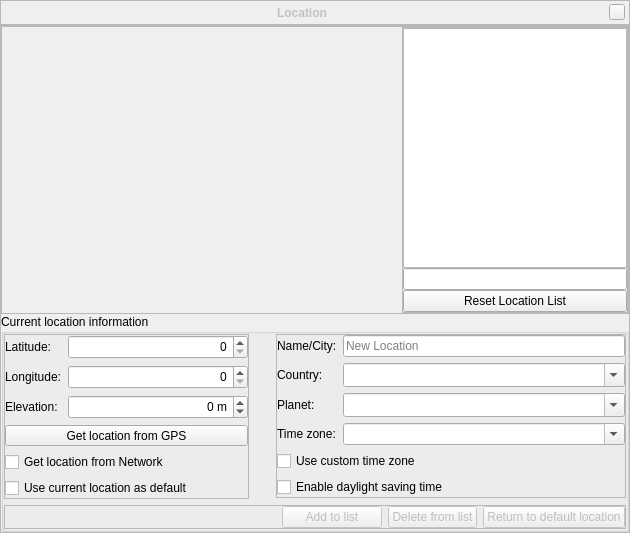
<?xml version="1.0" encoding="UTF-8"?>
<ui version="4.0">
 <class>locationDialogForm</class>
 <widget class="QWidget" name="locationDialogForm">
  <property name="geometry">
   <rect>
    <x>0</x>
    <y>0</y>
    <width>630</width>
    <height>533</height>
   </rect>
  </property>
  <property name="styleSheet">
   <string notr="true"/>
  </property>
  <layout class="QVBoxLayout">
   <property name="spacing">
    <number>0</number>
   </property>
   <property name="leftMargin">
    <number>0</number>
   </property>
   <property name="topMargin">
    <number>0</number>
   </property>
   <property name="rightMargin">
    <number>0</number>
   </property>
   <property name="bottomMargin">
    <number>0</number>
   </property>
   <item>
    <widget class="BarFrame" name="TitleBar">
     <property name="minimumSize">
      <size>
       <width>16</width>
       <height>25</height>
      </size>
     </property>
     <property name="maximumSize">
      <size>
       <width>16777215</width>
       <height>30</height>
      </size>
     </property>
     <property name="frameShape">
      <enum>QFrame::StyledPanel</enum>
     </property>
     <layout class="QHBoxLayout">
      <property name="leftMargin">
       <number>0</number>
      </property>
      <property name="topMargin">
       <number>0</number>
      </property>
      <property name="rightMargin">
       <number>4</number>
      </property>
      <property name="bottomMargin">
       <number>0</number>
      </property>
      <item>
       <spacer>
        <property name="orientation">
         <enum>Qt::Horizontal</enum>
        </property>
        <property name="sizeHint" stdset="0">
         <size>
          <width>40</width>
          <height>20</height>
         </size>
        </property>
       </spacer>
      </item>
      <item>
       <widget class="QLabel" name="stelWindowTitle">
        <property name="palette">
         <palette>
          <active>
           <colorrole role="WindowText">
            <brush brushstyle="SolidPattern">
             <color alpha="255">
              <red>194</red>
              <green>194</green>
              <blue>195</blue>
             </color>
            </brush>
           </colorrole>
           <colorrole role="Text">
            <brush brushstyle="SolidPattern">
             <color alpha="255">
              <red>194</red>
              <green>194</green>
              <blue>195</blue>
             </color>
            </brush>
           </colorrole>
          </active>
          <inactive>
           <colorrole role="WindowText">
            <brush brushstyle="SolidPattern">
             <color alpha="255">
              <red>194</red>
              <green>194</green>
              <blue>195</blue>
             </color>
            </brush>
           </colorrole>
           <colorrole role="Text">
            <brush brushstyle="SolidPattern">
             <color alpha="255">
              <red>194</red>
              <green>194</green>
              <blue>195</blue>
             </color>
            </brush>
           </colorrole>
          </inactive>
          <disabled>
           <colorrole role="WindowText">
            <brush brushstyle="SolidPattern">
             <color alpha="255">
              <red>194</red>
              <green>194</green>
              <blue>195</blue>
             </color>
            </brush>
           </colorrole>
           <colorrole role="Text">
            <brush brushstyle="SolidPattern">
             <color alpha="255">
              <red>194</red>
              <green>194</green>
              <blue>195</blue>
             </color>
            </brush>
           </colorrole>
          </disabled>
         </palette>
        </property>
        <property name="font">
         <font>
          <weight>75</weight>
          <italic>false</italic>
          <bold>true</bold>
         </font>
        </property>
        <property name="text">
         <string>Location</string>
        </property>
       </widget>
      </item>
      <item>
       <spacer>
        <property name="orientation">
         <enum>Qt::Horizontal</enum>
        </property>
        <property name="sizeHint" stdset="0">
         <size>
          <width>40</width>
          <height>20</height>
         </size>
        </property>
       </spacer>
      </item>
      <item>
       <widget class="QPushButton" name="closeStelWindow">
        <property name="sizePolicy">
         <sizepolicy hsizetype="Fixed" vsizetype="Fixed">
          <horstretch>16</horstretch>
          <verstretch>16</verstretch>
         </sizepolicy>
        </property>
        <property name="minimumSize">
         <size>
          <width>16</width>
          <height>16</height>
         </size>
        </property>
        <property name="maximumSize">
         <size>
          <width>16</width>
          <height>16</height>
         </size>
        </property>
        <property name="focusPolicy">
         <enum>Qt::NoFocus</enum>
        </property>
        <property name="text">
         <string/>
        </property>
       </widget>
      </item>
     </layout>
    </widget>
   </item>
   <item>
    <widget class="QFrame" name="locationContent">
     <property name="sizePolicy">
      <sizepolicy hsizetype="Preferred" vsizetype="Minimum">
       <horstretch>0</horstretch>
       <verstretch>0</verstretch>
      </sizepolicy>
     </property>
     <property name="frameShape">
      <enum>QFrame::StyledPanel</enum>
     </property>
     <layout class="QGridLayout" name="gridLayout_2">
      <property name="leftMargin">
       <number>0</number>
      </property>
      <property name="topMargin">
       <number>0</number>
      </property>
      <property name="rightMargin">
       <number>0</number>
      </property>
      <property name="bottomMargin">
       <number>0</number>
      </property>
      <property name="spacing">
       <number>0</number>
      </property>
      <item row="0" column="0" colspan="2">
       <widget class="QFrame" name="frame">
        <property name="sizePolicy">
         <sizepolicy hsizetype="Preferred" vsizetype="MinimumExpanding">
          <horstretch>0</horstretch>
          <verstretch>0</verstretch>
         </sizepolicy>
        </property>
        <property name="minimumSize">
         <size>
          <width>0</width>
          <height>180</height>
         </size>
        </property>
        <property name="maximumSize">
         <size>
          <width>16777215</width>
          <height>2400</height>
         </size>
        </property>
        <property name="frameShape">
         <enum>QFrame::StyledPanel</enum>
        </property>
        <property name="frameShadow">
         <enum>QFrame::Raised</enum>
        </property>
        <layout class="QGridLayout" name="gridLayout_3">
         <property name="leftMargin">
          <number>0</number>
         </property>
         <property name="topMargin">
          <number>0</number>
         </property>
         <property name="rightMargin">
          <number>0</number>
         </property>
         <property name="bottomMargin">
          <number>0</number>
         </property>
         <property name="spacing">
          <number>0</number>
         </property>
         <item row="1" column="0">
          <widget class="MapLabel" name="mapLabel">
           <property name="sizePolicy">
            <sizepolicy hsizetype="MinimumExpanding" vsizetype="MinimumExpanding">
             <horstretch>0</horstretch>
             <verstretch>0</verstretch>
            </sizepolicy>
           </property>
           <property name="minimumSize">
            <size>
             <width>400</width>
             <height>180</height>
            </size>
           </property>
           <property name="maximumSize">
            <size>
             <width>1440</width>
             <height>720</height>
            </size>
           </property>
           <property name="lineWidth">
            <number>0</number>
           </property>
           <property name="text">
            <string/>
           </property>
           <property name="pixmap">
            <pixmap>../../data/gui/world.png</pixmap>
           </property>
           <property name="scaledContents">
            <bool>true</bool>
           </property>
           <property name="alignment">
            <set>Qt::AlignCenter</set>
           </property>
          </widget>
         </item>
         <item row="1" column="1">
          <widget class="QFrame" name="frame_2">
           <property name="sizePolicy">
            <sizepolicy hsizetype="Preferred" vsizetype="MinimumExpanding">
             <horstretch>0</horstretch>
             <verstretch>0</verstretch>
            </sizepolicy>
           </property>
           <property name="minimumSize">
            <size>
             <width>200</width>
             <height>180</height>
            </size>
           </property>
           <property name="maximumSize">
            <size>
             <width>300</width>
             <height>2400</height>
            </size>
           </property>
           <property name="frameShape">
            <enum>QFrame::StyledPanel</enum>
           </property>
           <property name="frameShadow">
            <enum>QFrame::Raised</enum>
           </property>
           <layout class="QVBoxLayout" name="verticalLayout">
            <property name="spacing">
             <number>0</number>
            </property>
            <property name="leftMargin">
             <number>0</number>
            </property>
            <property name="topMargin">
             <number>0</number>
            </property>
            <property name="rightMargin">
             <number>0</number>
            </property>
            <property name="bottomMargin">
             <number>0</number>
            </property>
            <item>
             <widget class="QListView" name="citiesListView">
              <property name="focusPolicy">
               <enum>Qt::NoFocus</enum>
              </property>
              <property name="toolTip">
               <string>Standard list of locations contains only English names (without diacritics!)</string>
              </property>
              <property name="horizontalScrollBarPolicy">
               <enum>Qt::ScrollBarAlwaysOff</enum>
              </property>
              <property name="uniformItemSizes">
               <bool>true</bool>
              </property>
             </widget>
            </item>
            <item>
             <widget class="QLineEdit" name="citySearchLineEdit">
              <property name="sizePolicy">
               <sizepolicy hsizetype="Expanding" vsizetype="Fixed">
                <horstretch>0</horstretch>
                <verstretch>0</verstretch>
               </sizepolicy>
              </property>
              <property name="toolTip">
               <string>Standard list of locations contains only English names (without diacritics!)</string>
              </property>
              <property name="text">
               <string/>
              </property>
              <property name="alignment">
               <set>Qt::AlignBottom|Qt::AlignLeading|Qt::AlignLeft</set>
              </property>
             </widget>
            </item>
            <item>
             <widget class="QPushButton" name="resetListPushButton">
              <property name="text">
               <string>Reset Location List</string>
              </property>
             </widget>
            </item>
           </layout>
          </widget>
         </item>
        </layout>
       </widget>
      </item>
      <item row="2" column="1">
       <widget class="QGroupBox" name="groupBox">
        <property name="sizePolicy">
         <sizepolicy hsizetype="Preferred" vsizetype="Fixed">
          <horstretch>0</horstretch>
          <verstretch>0</verstretch>
         </sizepolicy>
        </property>
        <property name="minimumSize">
         <size>
          <width>0</width>
          <height>180</height>
         </size>
        </property>
        <property name="title">
         <string>Current location information</string>
        </property>
        <layout class="QGridLayout" name="gridLayout">
         <property name="leftMargin">
          <number>0</number>
         </property>
         <property name="topMargin">
          <number>0</number>
         </property>
         <property name="rightMargin">
          <number>0</number>
         </property>
         <property name="bottomMargin">
          <number>0</number>
         </property>
         <item row="2" column="1" colspan="3">
          <widget class="QFrame" name="frame_3">
           <property name="minimumSize">
            <size>
             <width>0</width>
             <height>0</height>
            </size>
           </property>
           <property name="frameShape">
            <enum>QFrame::StyledPanel</enum>
           </property>
           <property name="frameShadow">
            <enum>QFrame::Raised</enum>
           </property>
           <layout class="QHBoxLayout" name="horizontalLayout">
            <property name="leftMargin">
             <number>0</number>
            </property>
            <property name="topMargin">
             <number>0</number>
            </property>
            <property name="rightMargin">
             <number>0</number>
            </property>
            <property name="bottomMargin">
             <number>0</number>
            </property>
            <item>
             <spacer name="horizontalSpacer">
              <property name="orientation">
               <enum>Qt::Horizontal</enum>
              </property>
              <property name="sizeHint" stdset="0">
               <size>
                <width>40</width>
                <height>20</height>
               </size>
              </property>
             </spacer>
            </item>
            <item>
             <widget class="QPushButton" name="addLocationToListPushButton">
              <property name="enabled">
               <bool>false</bool>
              </property>
              <property name="minimumSize">
               <size>
                <width>100</width>
                <height>0</height>
               </size>
              </property>
              <property name="focusPolicy">
               <enum>Qt::NoFocus</enum>
              </property>
              <property name="text">
               <string>Add to list</string>
              </property>
             </widget>
            </item>
            <item>
             <widget class="QPushButton" name="deleteLocationFromListPushButton">
              <property name="enabled">
               <bool>false</bool>
              </property>
              <property name="minimumSize">
               <size>
                <width>60</width>
                <height>0</height>
               </size>
              </property>
              <property name="focusPolicy">
               <enum>Qt::NoFocus</enum>
              </property>
              <property name="text">
               <string>Delete from list</string>
              </property>
             </widget>
            </item>
            <item>
             <widget class="QPushButton" name="pushButtonReturnToDefault">
              <property name="enabled">
               <bool>false</bool>
              </property>
              <property name="focusPolicy">
               <enum>Qt::NoFocus</enum>
              </property>
              <property name="text">
               <string>Return to default location</string>
              </property>
             </widget>
            </item>
           </layout>
          </widget>
         </item>
         <item row="0" column="1">
          <widget class="QFrame" name="frame_4">
           <property name="sizePolicy">
            <sizepolicy hsizetype="Preferred" vsizetype="Minimum">
             <horstretch>0</horstretch>
             <verstretch>0</verstretch>
            </sizepolicy>
           </property>
           <property name="minimumSize">
            <size>
             <width>0</width>
             <height>0</height>
            </size>
           </property>
           <property name="frameShape">
            <enum>QFrame::StyledPanel</enum>
           </property>
           <property name="frameShadow">
            <enum>QFrame::Raised</enum>
           </property>
           <layout class="QGridLayout" name="gridLayout_4">
            <property name="leftMargin">
             <number>0</number>
            </property>
            <property name="topMargin">
             <number>0</number>
            </property>
            <property name="rightMargin">
             <number>0</number>
            </property>
            <property name="bottomMargin">
             <number>0</number>
            </property>
            <property name="horizontalSpacing">
             <number>6</number>
            </property>
            <item row="0" column="0">
             <widget class="QLabel" name="label_5">
              <property name="text">
               <string>Latitude:</string>
              </property>
             </widget>
            </item>
            <item row="2" column="1">
             <widget class="QSpinBox" name="altitudeSpinBox">
              <property name="minimumSize">
               <size>
                <width>100</width>
                <height>24</height>
               </size>
              </property>
              <property name="toolTip">
               <string>Enter the elevation in meter</string>
              </property>
              <property name="alignment">
               <set>Qt::AlignRight|Qt::AlignTrailing|Qt::AlignVCenter</set>
              </property>
              <property name="suffix">
               <string> m</string>
              </property>
              <property name="minimum">
               <number>-2000</number>
              </property>
              <property name="maximum">
               <number>200000</number>
              </property>
              <property name="singleStep">
               <number>100</number>
              </property>
             </widget>
            </item>
            <item row="4" column="0" colspan="2">
             <widget class="QCheckBox" name="useIpQueryCheckBox">
              <property name="text">
               <string>Get location from Network</string>
              </property>
             </widget>
            </item>
            <item row="5" column="0" colspan="2">
             <widget class="QCheckBox" name="useAsDefaultLocationCheckBox">
              <property name="text">
               <string>Use current location as default</string>
              </property>
             </widget>
            </item>
            <item row="2" column="0">
             <widget class="QLabel" name="label_7">
              <property name="text">
               <string>Elevation:</string>
              </property>
             </widget>
            </item>
            <item row="1" column="1">
             <widget class="AngleSpinBox" name="longitudeSpinBox">
              <property name="minimumSize">
               <size>
                <width>140</width>
                <height>24</height>
               </size>
              </property>
              <property name="toolTip">
               <string>You can enter values in decimal degrees, or using dms format, for example: +1d 12m 8s</string>
              </property>
              <property name="alignment">
               <set>Qt::AlignRight|Qt::AlignTrailing|Qt::AlignVCenter</set>
              </property>
             </widget>
            </item>
            <item row="1" column="0">
             <widget class="QLabel" name="label">
              <property name="text">
               <string>Longitude:</string>
              </property>
             </widget>
            </item>
            <item row="0" column="1">
             <widget class="AngleSpinBox" name="latitudeSpinBox">
              <property name="minimumSize">
               <size>
                <width>180</width>
                <height>24</height>
               </size>
              </property>
              <property name="toolTip">
               <string>You can enter values in decimal degrees, or using dms format, for example: +1d 12m 8s</string>
              </property>
              <property name="alignment">
               <set>Qt::AlignRight|Qt::AlignTrailing|Qt::AlignVCenter</set>
              </property>
             </widget>
            </item>
            <item row="3" column="0" colspan="2">
             <widget class="QToolButton" name="gpsToolButton">
              <property name="sizePolicy">
               <sizepolicy hsizetype="Minimum" vsizetype="Fixed">
                <horstretch>0</horstretch>
                <verstretch>0</verstretch>
               </sizepolicy>
              </property>
              <property name="text">
               <string>Get location from GPS</string>
              </property>
              <property name="checkable">
               <bool>true</bool>
              </property>
              <property name="autoRepeat">
               <bool>false</bool>
              </property>
              <property name="autoRepeatDelay">
               <number>3500</number>
              </property>
              <property name="autoRepeatInterval">
               <number>3500</number>
              </property>
              <property name="toolButtonStyle">
               <enum>Qt::ToolButtonTextOnly</enum>
              </property>
              <property name="autoRaise">
               <bool>false</bool>
              </property>
             </widget>
            </item>
           </layout>
          </widget>
         </item>
         <item row="0" column="2">
          <spacer name="horizontalSpacer_2">
           <property name="orientation">
            <enum>Qt::Horizontal</enum>
           </property>
           <property name="sizeHint" stdset="0">
            <size>
             <width>40</width>
             <height>20</height>
            </size>
           </property>
          </spacer>
         </item>
         <item row="0" column="3">
          <widget class="QFrame" name="frame_5">
           <property name="sizePolicy">
            <sizepolicy hsizetype="Preferred" vsizetype="Maximum">
             <horstretch>0</horstretch>
             <verstretch>0</verstretch>
            </sizepolicy>
           </property>
           <property name="minimumSize">
            <size>
             <width>350</width>
             <height>0</height>
            </size>
           </property>
           <property name="frameShape">
            <enum>QFrame::StyledPanel</enum>
           </property>
           <property name="frameShadow">
            <enum>QFrame::Raised</enum>
           </property>
           <layout class="QGridLayout" name="gridLayout_5">
            <property name="leftMargin">
             <number>0</number>
            </property>
            <property name="topMargin">
             <number>0</number>
            </property>
            <property name="rightMargin">
             <number>0</number>
            </property>
            <property name="bottomMargin">
             <number>0</number>
            </property>
            <item row="1" column="1">
             <widget class="QComboBox" name="countryNameComboBox">
              <property name="sizePolicy">
               <sizepolicy hsizetype="Preferred" vsizetype="Preferred">
                <horstretch>0</horstretch>
                <verstretch>0</verstretch>
               </sizepolicy>
              </property>
              <property name="minimumSize">
               <size>
                <width>0</width>
                <height>24</height>
               </size>
              </property>
              <property name="maximumSize">
               <size>
                <width>16777215</width>
                <height>24</height>
               </size>
              </property>
              <property name="editable">
               <bool>true</bool>
              </property>
              <property name="insertPolicy">
               <enum>QComboBox::NoInsert</enum>
              </property>
             </widget>
            </item>
            <item row="0" column="1">
             <widget class="QLineEdit" name="cityNameLineEdit">
              <property name="placeholderText">
               <string>New Location</string>
              </property>
             </widget>
            </item>
            <item row="2" column="0">
             <widget class="QLabel" name="label_6">
              <property name="text">
               <string>Planet:</string>
              </property>
             </widget>
            </item>
            <item row="4" column="0" colspan="2">
             <widget class="QCheckBox" name="useCustomTimeZoneCheckBox">
              <property name="text">
               <string>Use custom time zone</string>
              </property>
             </widget>
            </item>
            <item row="3" column="0">
             <widget class="QLabel" name="timeZoneLabel">
              <property name="text">
               <string>Time zone:</string>
              </property>
             </widget>
            </item>
            <item row="0" column="0">
             <widget class="QLabel" name="label_3">
              <property name="text">
               <string>Name/City:</string>
              </property>
             </widget>
            </item>
            <item row="3" column="1">
             <widget class="QComboBox" name="timeZoneNameComboBox">
              <property name="enabled">
               <bool>true</bool>
              </property>
              <property name="editable">
               <bool>true</bool>
              </property>
              <property name="insertPolicy">
               <enum>QComboBox::NoInsert</enum>
              </property>
             </widget>
            </item>
            <item row="2" column="1">
             <widget class="QComboBox" name="planetNameComboBox">
              <property name="sizePolicy">
               <sizepolicy hsizetype="Preferred" vsizetype="Preferred">
                <horstretch>0</horstretch>
                <verstretch>0</verstretch>
               </sizepolicy>
              </property>
              <property name="minimumSize">
               <size>
                <width>0</width>
                <height>24</height>
               </size>
              </property>
              <property name="maximumSize">
               <size>
                <width>16777215</width>
                <height>24</height>
               </size>
              </property>
              <property name="editable">
               <bool>true</bool>
              </property>
              <property name="insertPolicy">
               <enum>QComboBox::NoInsert</enum>
              </property>
             </widget>
            </item>
            <item row="1" column="0">
             <widget class="QLabel" name="label_4">
              <property name="text">
               <string>Country:</string>
              </property>
             </widget>
            </item>
            <item row="5" column="0" colspan="2">
             <widget class="QCheckBox" name="dstCheckBox">
              <property name="toolTip">
               <string/>
              </property>
              <property name="text">
               <string>Enable daylight saving time</string>
              </property>
             </widget>
            </item>
           </layout>
          </widget>
         </item>
        </layout>
       </widget>
      </item>
     </layout>
    </widget>
   </item>
  </layout>
 </widget>
 <customwidgets>
  <customwidget>
   <class>BarFrame</class>
   <extends>QFrame</extends>
   <header>Dialog.hpp</header>
   <container>1</container>
  </customwidget>
  <customwidget>
   <class>AngleSpinBox</class>
   <extends>QSpinBox</extends>
   <header>AngleSpinBox.hpp</header>
  </customwidget>
  <customwidget>
   <class>MapLabel</class>
   <extends>QLabel</extends>
   <header>MapLabel.hpp</header>
  </customwidget>
 </customwidgets>
 <tabstops>
  <tabstop>citySearchLineEdit</tabstop>
  <tabstop>resetListPushButton</tabstop>
  <tabstop>latitudeSpinBox</tabstop>
  <tabstop>longitudeSpinBox</tabstop>
  <tabstop>altitudeSpinBox</tabstop>
  <tabstop>cityNameLineEdit</tabstop>
  <tabstop>countryNameComboBox</tabstop>
  <tabstop>planetNameComboBox</tabstop>
  <tabstop>timeZoneNameComboBox</tabstop>
  <tabstop>useCustomTimeZoneCheckBox</tabstop>
  <tabstop>dstCheckBox</tabstop>
  <tabstop>useIpQueryCheckBox</tabstop>
  <tabstop>useAsDefaultLocationCheckBox</tabstop>
  <tabstop>addLocationToListPushButton</tabstop>
  <tabstop>deleteLocationFromListPushButton</tabstop>
  <tabstop>pushButtonReturnToDefault</tabstop>
 </tabstops>
 <resources/>
 <connections/>
</ui>
